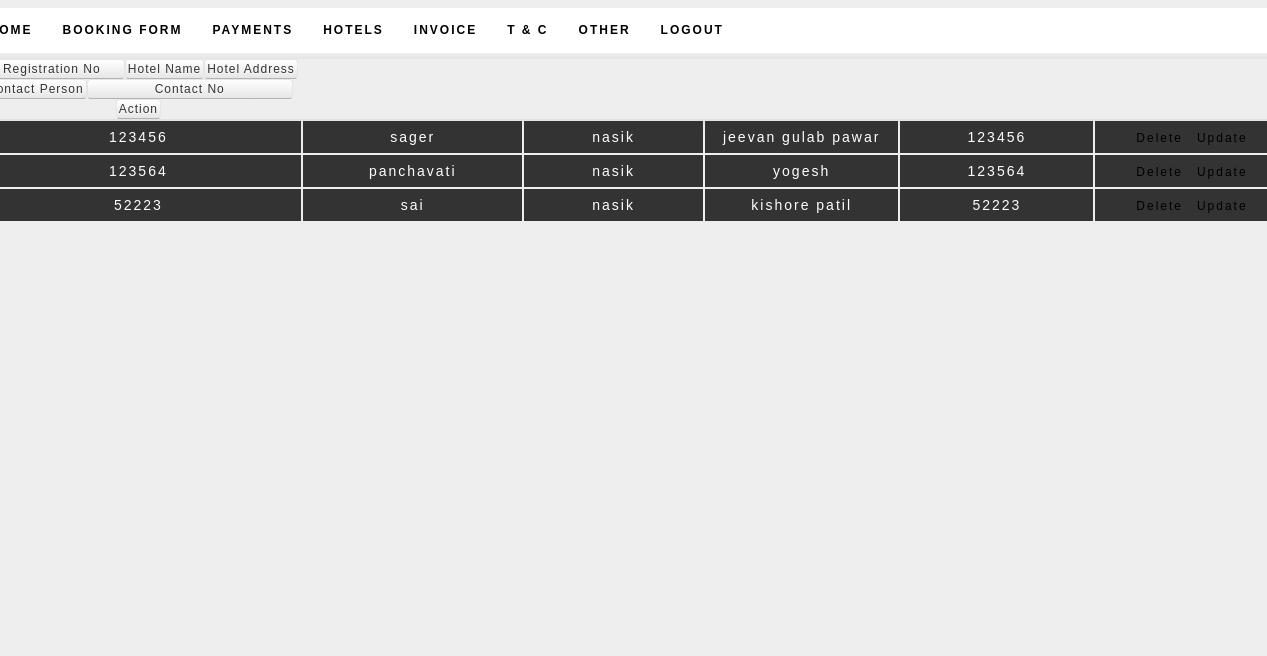
Page /holidays/hotelpaydetail.php on the earlier database version.
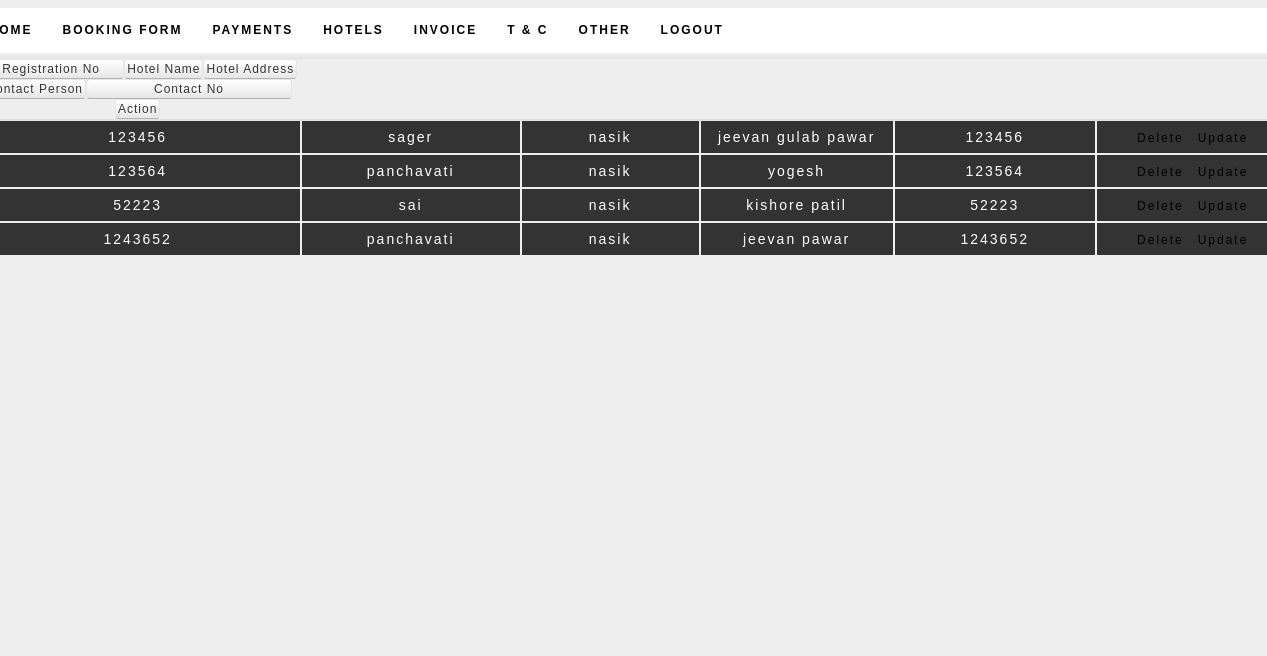
Same page on the later database version.
### tables this page shows
CREATE TABLE IF NOT EXISTS `hotel` (
  `h_id` int(11) NOT NULL AUTO_INCREMENT,
  `h_date` date NOT NULL,
  `h_name` varchar(25) NOT NULL,
  `h_address` text NOT NULL,
  `h_reg` varchar(25) NOT NULL,
  `h_pname` varchar(100) NOT NULL,
  `h_mob` bigint(11) NOT NULL,
  `h_ph` bigint(10) NOT NULL,
  `h_email` varchar(100) NOT NULL,
  `h_pin` int(10) NOT NULL,
  `h_bank` text NOT NULL,
  `h_ac` bigint(25) NOT NULL,
  PRIMARY KEY (`h_id`)
);

### holidays/hotelpaydetail.php (the view, shortened to what this page needs)
<?php
	$hotel="select * from hotel";
	$hotel_res=mysql_query($hotel);
?>
<html>
<head>
<link rel="stylesheet" href="../styles2.css" type="text/css" />
<link rel="stylesheet" type="text/css" href="../css/style.css" />
</head>
<body>
<div id="container">
<div id="sub-header">
	<?php
    include("include/p_header.php");
    ?>
        <table class="emp_tab">
        <tr class="menu_header">
        <td width="140">Registration No</td>
        <td>Hotel Name</td>
        <td>Hotel Address</td>
        <td>Contact Person</td>
        <td width="200">Contact No</td>
        <td>Action</td>
        </tr>
		<?php
			while($row_hotel=mysql_fetch_array($hotel_res))
			{
				echo "<tr class='emp_header'>";
				echo "<td>";
				echo $row_hotel[4];
				echo "</td>";
				echo "<td>";
				echo $row_hotel[2];
				echo "</td>";
				echo "<td>";
				echo $row_hotel[3];
				echo "</td>";
				echo "<td>";
				echo $row_hotel[5];
				echo "</td>";
				echo "<td>";
				echo $row_hotel[4];
				echo "</td>";
				echo "<td class='print'>";
				echo "<a href='?del_id=$row_hotel[0]' onclick='return confirmSubmit()'>Delete</a>";
				echo "<a href='updatehotel.php?uid=$row_hotel[0]'>Update</a>";
				echo "</td>";
				echo "</tr>";
			}
		?>
        </table>
    </div>
    </div>
 <div id="footer">
    </div>
</body>
</html>

Differences in the rows shown:
added hotel: h_reg "1243652", h_name "panchavati", h_address "nasik", h_pname "jeevan pawar"
